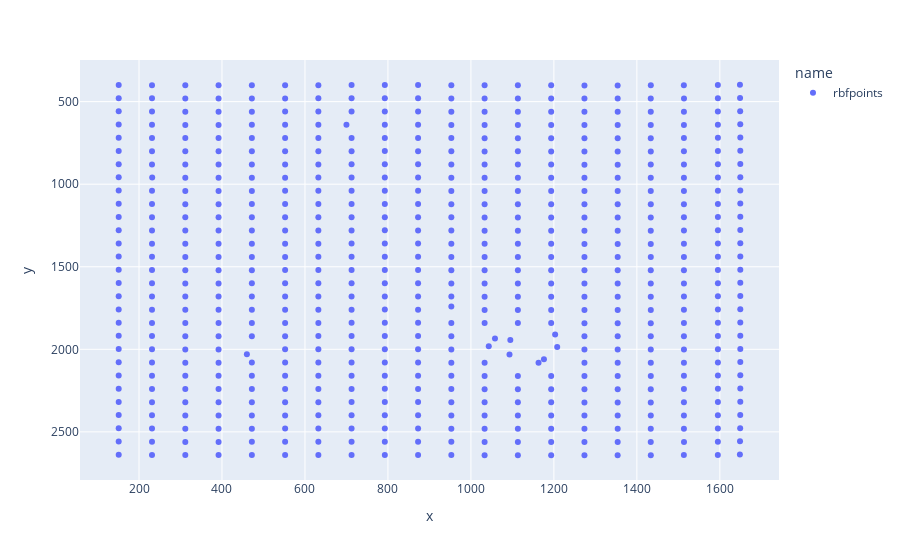

Write notebook code for a chart like this one.
### Code cell
fig = px.scatter(rbf_pts, x="x", y="y", hover_data={
    "i":':.0f', 
    "j":':.0f',
    "x":':.1f',
    "y":':.1f',
    }, color="name")

fig.update_layout(
    yaxis = dict(autorange="reversed")
)

fig.show()

### Figure 1 — Plotly figure (JSON) as saved in the notebook; plotly's stock layout.template omitted (floating-point values rounded to 4 significant figures; data arrays with more than 128 entries replaced by an {"elided": "..."} marker saying what was removed)
{"data": [{"customdata": {"elided": "580x2 int values"}, "hovertemplate": "name=rbfpoints<br>x=%{x:.1f}<br>y=%{y:.1f}<br>i=%{customdata[0]:.0f}<br>j=%{customdata[1]:.0f}<extra></extra>", "legendgroup": "rbfpoints", "marker": {"color": "#636efa", "symbol": "circle"}, "mode": "markers", "name": "rbfpoints", "orientation": "v", "showlegend": true, "type": "scatter", "x": {"elided": "580 float values"}, "xaxis": "x", "y": {"elided": "580 float values"}, "yaxis": "y"}], "layout": {"legend": {"title": {"text": "name"}, "tracegroupgap": 0}, "margin": {"t": 60}, "xaxis": {"anchor": "y", "domain": [0, 1], "title": {"text": "x"}}, "yaxis": {"anchor": "x", "autorange": "reversed", "domain": [0, 1], "title": {"text": "y"}}}}
